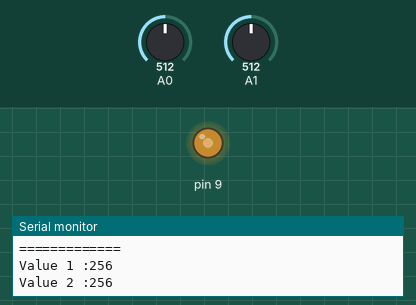
Simulated run of this sketch. Board: Arduino Uno, built with avr-gcc and run on an emulated ATmega328P. Parts: output pins drawn as LEDs (lit = HIGH), the last lines printed to the serial monitor. Inputs (shaded band) come from the test bench; at power-on: A0 = 512, A1 = 512.

Above: at 1.2 s.
1.3 s: A0 set to 716
At 2.0 s:
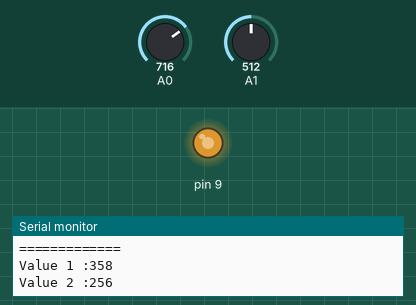
2.9 s: A0 set to 900
At 3.5 s:
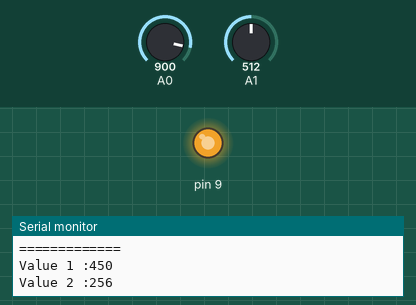
4.5 s: A0 set to 122
At 4.9 s:
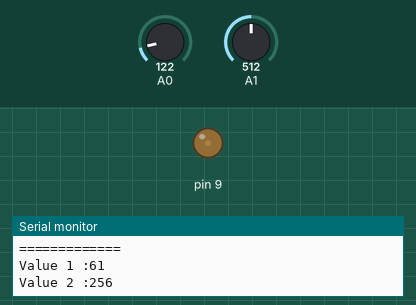
6.1 s: A0 set to 0
At 7.6 s:
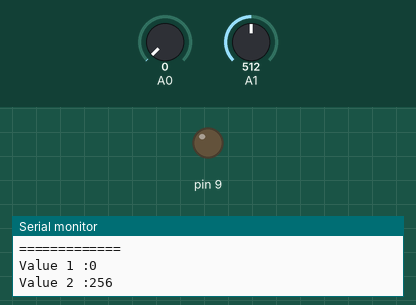
Timing chart, 0 to 8.7 s (numbered marks = the images above; inputs shaded):
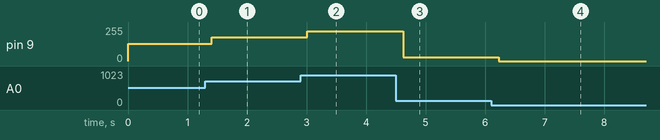

Measured:
- after the input at 1.3 s, pin 9: 128/255 → 179/255 after 0.11 s
- after the input at 2.9 s, pin 9: 179/255 → 225/255 after 0.11 s
- after the input at 4.5 s, pin 9: 225/255 → 30/255 after 0.12 s
- after the input at 6.1 s, pin 9: 30/255 → 0/255 after 0.13 s

The sketch:

Simple_Serial_analog_read_write.ino
```cpp
void setup(){
 pinMode(9,OUTPUT);
 Serial.begin(9600);
}

void loop(){
 int Val1 = analogRead(A0);
  int Val2 = analogRead(A1);
 analogWrite(9,Val1/4);
  Serial.println("=============");
 Serial.print("Value 1 :");
 Serial.println(Val1/2);
  Serial.print("Value 2 :");
 Serial.println(Val2/2);

 delay(200);
}
```
